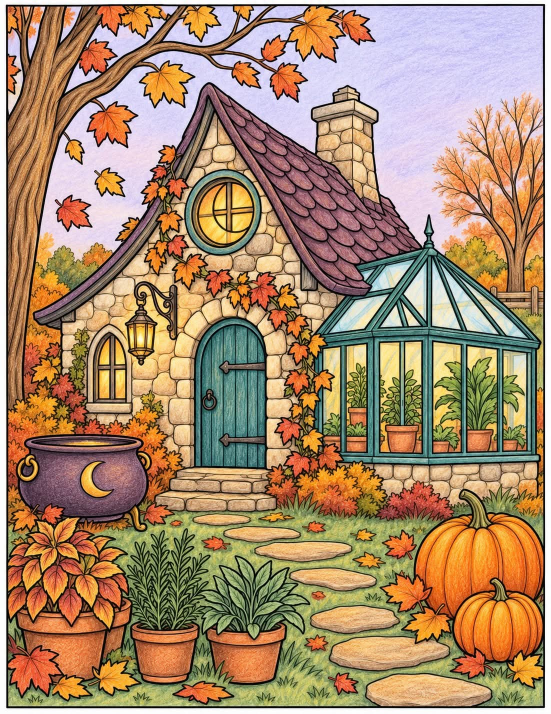
#> input picture platform/backend/tools/lineart_ai/test/cot0.jpg, 1102 x 1427 px (shown at 1/2 size); its folder holds only this picture in this run
$ python -i diamond_builder.py   (imports and definitions only)   (older library calls are emulated)
#> lines starting #> are read from the running program, lines starting #| are printed output that depends on the picture
"""Diamond-painting engine — a completely different content type from colour-fill.

A diamond painting is a GRID of round beads; every cell is exactly one palette colour. So the
correct model is not line-art regions but:

    image -> detect bead pitch -> grid (cols x rows) -> one colour per cell -> quantise to a
    palette of N colours -> each cell carries its palette number.

The game: pick a colour, then tap/drag its cells — each places one round bead. Finish the grid and
you have the exact artwork. Deterministic and pixel-accurate, which is why it looks right where the
line-art engine cannot.

Outputs: grid + palette (JSON), a finished bead render, and the numbered blank canvas.
"""
from __future__ import annotations

import cv2
import numpy as np

MIN_PITCH, MAX_PITCH = 6, 44        # plausible bead spacing in source pixels


# ── grid detection ────────────────────────────────────────────────────────────
def detect_pitch(img: np.ndarray) -> int:
    """Estimate bead spacing (px) from the repeating structure, via autocorrelation of the
    edge profile in both axes. Works when the source is an already-beaded render."""
    g = cv2.cvtColor(img, cv2.COLOR_BGR2GRAY).astype(np.float32)
    best = []
    for axis in (0, 1):
        d = cv2.Sobel(g, cv2.CV_32F, 1 - axis, axis, ksize=3)
        prof = np.abs(d).mean(axis=axis)
        prof = prof - prof.mean()
        ac = np.correlate(prof, prof, mode="full")[len(prof) - 1:]
        seg = ac[MIN_PITCH:MAX_PITCH]
        if seg.size:
            best.append(int(np.argmax(seg)) + MIN_PITCH)
    return int(round(float(np.median(best)))) if best else 14


def _cell_colours(img: np.ndarray, cols: int, rows: int) -> np.ndarray:
    """Median colour of each cell's centre (ignores bead gaps and specular highlights)."""
    h, w = img.shape[:2]
    out = np.zeros((rows, cols, 3), np.float32)
    xs = np.linspace(0, w, cols + 1).astype(int)
    ys = np.linspace(0, h, rows + 1).astype(int)
    for r in range(rows):
        y0, y1 = ys[r], ys[r + 1]
        cy0, cy1 = y0 + (y1 - y0) // 4, y1 - (y1 - y0) // 4          # central 50 %
        for c in range(cols):
            x0, x1 = xs[c], xs[c + 1]
            cx0, cx1 = x0 + (x1 - x0) // 4, x1 - (x1 - x0) // 4
            patch = img[max(cy0, y0):max(cy1, cy0 + 1), max(cx0, x0):max(cx1, cx0 + 1)]
            if patch.size == 0:
                patch = img[y0:max(y1, y0 + 1), x0:max(x1, x0 + 1)]
            out[r, c] = np.median(patch.reshape(-1, 3), axis=0)
    return out


def build(img: np.ndarray, cols: int | None = None, k: int = 32) -> dict:
    """Return {cols, rows, pitch, grid (rows x cols palette indices), palette [[B,G,R]…]}."""
    h, w = img.shape[:2]
    pitch = detect_pitch(img)
    if cols is None:
        cols = max(20, min(220, int(round(w / max(pitch, 1)))))
    rows = max(1, int(round(cols * h / w)))
    cells = _cell_colours(img, cols, rows)

    flat = cells.reshape(-1, 3).astype(np.float32)
    k = int(max(2, min(k, len(np.unique(flat, axis=0)))))
    crit = (cv2.TERM_CRITERIA_EPS + cv2.TERM_CRITERIA_MAX_ITER, 30, 0.5)
    _, labels, centres = cv2.kmeans(flat, k, None, crit, 4, cv2.KMEANS_PP_CENTERS)
    grid = labels.reshape(rows, cols).astype(np.int32)
    palette = np.clip(centres, 0, 255).astype(np.uint8)

    # order palette dark -> light so numbering feels natural, remap the grid to match
    order = np.argsort(palette.astype(np.int32).sum(axis=1))
    remap = np.zeros(len(order), np.int32)
    remap[order] = np.arange(len(order))
    return {"cols": cols, "rows": rows, "pitch": pitch,
            "grid": remap[grid], "palette": palette[order]}


# ── rendering ─────────────────────────────────────────────────────────────────
# [63 lines left out: functions _bead_sprite, render_beads, render_canvas, to_json, play_page, not called in this run]


_PLAY_HTML = r"""<!doctype html>
<html lang="en"><head><meta charset="utf-8"/>
<meta name="viewport" content="width=device-width,initial-scale=1,maximum-scale=1,user-scalable=no"/>
<title>__TITLE__ — ColorForge Diamond</title>
<style>
 *{box-sizing:border-box;-webkit-tap-highlight-color:transparent}
 html,body{margin:0;height:100%;overflow:hidden;background:#17161a;color:#F0ECE4;
   font-family:system-ui,-apple-system,"Segoe UI",Roboto,sans-serif;touch-action:none;user-select:none}
 #top{position:fixed;top:0;left:0;right:0;padding:10px 14px;display:flex;align-items:center;gap:11px;
   background:linear-gradient(#17161af2,#17161a00);z-index:5}
 #ttl{font-weight:750;font-size:14px;max-width:34vw;white-space:nowrap;overflow:hidden;text-overflow:ellipsis}
 #prog{flex:1;height:8px;border-radius:20px;background:#ffffff18;overflow:hidden;position:relative}
 #prog i{display:block;height:100%;width:0;border-radius:20px;
   background:linear-gradient(90deg,#7CC7FF,#C9A0FF,#FFD36E);transition:width .3s cubic-bezier(.2,.7,.2,1)}
 #pct{font-size:12.5px;font-weight:800;font-variant-numeric:tabular-nums;color:#D8D2C7;min-width:36px;text-align:right}
 .tb{width:34px;height:34px;border-radius:10px;border:1px solid #ffffff22;background:#ffffff12;color:#E8E2D8;
   display:grid;place-items:center;cursor:pointer;font-size:15px}
 canvas{position:absolute;inset:0;width:100%;height:100%;display:block}
 #pal{position:fixed;left:0;right:0;bottom:0;display:flex;gap:9px;padding:14px 12px 18px;overflow-x:auto;
   background:linear-gradient(#17161a00,#17161ae8 34%);z-index:5;scrollbar-width:none}
 #pal::-webkit-scrollbar{display:none}
 .sw{flex:none;width:58px;height:68px;border-radius:15px;border:2px solid #ffffff1f;background:#25232a;
   display:flex;flex-direction:column;align-items:center;justify-content:center;gap:3px;cursor:pointer;transition:.16s}
 .sw.on{border-color:#fff;transform:translateY(-8px) scale(1.04);box-shadow:0 8px 22px #000a}
 .sw .dot{width:28px;height:28px;border-radius:50%;position:relative;
   box-shadow:inset -3px -4px 6px #0007, inset 3px 4px 7px #ffffffaa, 0 1px 3px #0006}
 .sw .dot::after{content:"";position:absolute;left:22%;top:18%;width:26%;height:26%;border-radius:50%;background:#fff9}
 .sw .n{font-size:11.5px;font-weight:850;font-variant-numeric:tabular-nums}
 .sw .left{font-size:10px;color:#B4ADA1;font-variant-numeric:tabular-nums}
 .sw.done{opacity:.32}.sw.done .left::after{content:" ✓"}
 #hint{position:fixed;left:50%;transform:translateX(-50%);bottom:104px;background:#000000c4;padding:8px 15px;
   border-radius:22px;font-size:12.5px;font-weight:600;z-index:6;pointer-events:none;transition:.3s;opacity:0}
 #hint.on{opacity:1}
 #done{position:fixed;inset:0;display:none;place-items:center;background:#17161ae8;z-index:9;text-align:center}
 #done.on{display:grid} #done h2{font-size:28px;margin:0 0 6px}#done p{color:#B4ADA1;margin:0}
</style></head><body>
<div id="top"><div id="ttl">__TITLE__</div><div id="prog"><i id="pi"></i></div><div id="pct">0%</div>
  <button class="tb" id="snd" title="Sound">🔊</button><button class="tb" id="fitb" title="Fit">⤢</button></div>
<canvas id="cv"></canvas>
<div id="hint"></div>
<div id="pal"></div>
<div id="done"><div><h2>✨ Finished!</h2><p>Every diamond placed — the picture is complete.</p></div></div>
<script>
const D=__DATA__;
const COLS=D.cols,ROWS=D.rows,PAL=D.palette,N=COLS*ROWS,CS=26;      // CS = board render size per cell
const PAPER='#EFE9DD', INK='rgba(64,56,46,.66)';
const grid=new Int16Array(N); for(let r=0;r<ROWS;r++)for(let c=0;c<COLS;c++)grid[r*COLS+c]=D.grid[r][c]-1;
const filled=new Uint8Array(N);
const total=new Int32Array(PAL.length), left=new Int32Array(PAL.length);
for(let i=0;i<N;i++){total[grid[i]]++;left[grid[i]]++;}
let sel=0, placed=0;
const RGB=PAL.map(h=>[parseInt(h.slice(1,3),16),parseInt(h.slice(3,5),16),parseInt(h.slice(5,7),16)]);
const cv=document.getElementById('cv'), ctx=cv.getContext('2d',{alpha:false});
const board=document.createElement('canvas'); board.width=COLS*CS; board.height=ROWS*CS;
const bx=board.getContext('2d');
let DPR=Math.min(devicePixelRatio||1,2),W=0,H=0,scale=1,ox=0,oy=0;
const pops=[],glints=[];

function sh(g,d){const c=RGB[g];const f=v=>Math.max(0,Math.min(255,v+d));return `rgb(${f(c[0])},${f(c[1])},${f(c[2])})`;}
function rr(x,y,w,h,r){bx.beginPath();bx.moveTo(x+r,y);bx.arcTo(x+w,y,x+w,y+h,r);bx.arcTo(x+w,y+h,x,y+h,r);
  bx.arcTo(x,y+h,x,y,r);bx.arcTo(x,y,x+w,y,r);bx.closePath();}

/* one bead, drawn into any 2d context */
function bead(g2,x,y,s,gi,a){
  const r=s/2, cx=x+r, cy=y+r;
  g2.save(); if(a!==undefined)g2.globalAlpha=a;
  const grd=g2.createRadialGradient(cx-r*0.32,cy-r*0.36,r*0.10,cx,cy,r*1.02);
  grd.addColorStop(0,sh(gi,62)); grd.addColorStop(.45,PAL[gi]); grd.addColorStop(1,sh(gi,-42));
  g2.fillStyle=grd; g2.beginPath(); g2.arc(cx,cy,r*0.93,0,7); g2.fill();
  g2.strokeStyle='rgba(0,0,0,.16)'; g2.lineWidth=Math.max(.6,s*.035); g2.stroke();
  g2.fillStyle='rgba(255,255,255,.72)';                       // specular
  g2.beginPath(); g2.ellipse(cx-r*0.30,cy-r*0.34,r*0.20,r*0.15,-0.6,0,7); g2.fill();
  g2.fillStyle='rgba(255,255,255,.28)';
  g2.beginPath(); g2.arc(cx+r*0.30,cy+r*0.32,r*0.11,0,7); g2.fill();
  g2.restore();
}
function socket(x,y,gi){                                       // empty bead slot on the canvas
  const s=CS, r=s/2, cx=x+r, cy=y+r, isSel=gi===sel;
  bx.fillStyle=PAPER; bx.fillRect(x,y,s,s);
  bx.globalAlpha=isSel?0.42:0.17; bx.fillStyle=PAL[gi];        // faint tint -> picture shows through
  rr(x+1,y+1,s-2,s-2,s*0.3); bx.fill(); bx.globalAlpha=1;
  bx.strokeStyle=isSel?PAL[gi]:'rgba(70,60,48,.16)';           // the round socket ring
  bx.lineWidth=isSel?2.4:1; bx.beginPath(); bx.arc(cx,cy,r*0.62,0,7); bx.stroke();
  if(isSel){bx.strokeStyle='rgba(255,255,255,.55)';bx.lineWidth=1;bx.beginPath();bx.arc(cx,cy,r*0.62,0,7);bx.stroke();}
  bx.fillStyle=isSel?'#2A241C':INK;
  bx.font=`${isSel?800:700} ${Math.round(s*0.4)}px system-ui`;
  bx.textAlign='center'; bx.textBaseline='middle'; bx.fillText(gi+1,cx,cy+s*0.02);
}
function paintCell(c,r){const i=r*COLS+c,x=c*CS,y=r*CS;
  bx.clearRect(x,y,CS,CS); if(filled[i])
    {bx.fillStyle=PAPER;bx.fillRect(x,y,CS,CS);bead(bx,x,y,CS,grid[i]);} else socket(x,y,grid[i]);}
function paintBoard(){for(let r=0;r<ROWS;r++)for(let c=0;c<COLS;c++)paintCell(c,r);}

function resize(){W=cv.clientWidth;H=cv.clientHeight;cv.width=W*DPR;cv.height=H*DPR;
  ctx.setTransform(DPR,0,0,DPR,0,0);fit();}
function fit(){const s=Math.min(W/COLS,(H-186)/ROWS);scale=s;ox=(W-COLS*s)/2;oy=(H-186-ROWS*s)/2+62;}

function frame(t){
  ctx.fillStyle='#17161a';ctx.fillRect(0,0,W,H);
  ctx.save();
  ctx.shadowColor='rgba(0,0,0,.55)';ctx.shadowBlur=26;ctx.fillStyle=PAPER;
  ctx.fillRect(ox,oy,COLS*scale,ROWS*scale);ctx.restore();
  ctx.imageSmoothingEnabled=true;
  ctx.drawImage(board,ox,oy,COLS*scale,ROWS*scale);
  /* pop-in animations */
  for(let k=pops.length-1;k>=0;k--){const p=pops[k],e=(t-p.t)/300;
    if(e>=1){pops.splice(k,1);continue;}
    const x=ox+p.c*scale,y=oy+p.r*scale;
    const k2=e<.45?1.6*Math.sin(e/.45*1.57):1+0.22*Math.cos((e-.45)/.55*3.14);
    const s2=scale*Math.max(.2,k2), d=(s2-scale)/2;
    ctx.save();ctx.globalAlpha=1;bead(ctx,x-d,y-d,s2,p.g);ctx.restore();
    ctx.save();ctx.globalAlpha=(1-e)*.55;ctx.strokeStyle='#fff';ctx.lineWidth=2;
    ctx.beginPath();ctx.arc(x+scale/2,y+scale/2,scale*(.5+e*1.3),0,7);ctx.stroke();ctx.restore();
    ctx.save();ctx.globalAlpha=(1-e);star(ctx,x+scale/2,y+scale/2,scale*(.5+e*.7));ctx.restore();
  }
  /* idle sparkle on placed diamonds — the glow */
  if(placed>0&&Math.random()<.16){const tries=6;
    for(let q=0;q<tries;q++){const c=(Math.random()*COLS)|0,r=(Math.random()*ROWS)|0;
      if(filled[r*COLS+c]){const x=ox+c*scale,y=oy+r*scale;
        if(x>-scale&&y>-scale&&x<W&&y<H){glints.push({c,r,t});} break;}}}
  for(let k=glints.length-1;k>=0;k--){const gl=glints[k],e=(t-gl.t)/620;
    if(e>=1){glints.splice(k,1);continue;}
    const a=Math.sin(e*3.14);
    ctx.save();ctx.globalAlpha=a*.95;
    star(ctx,ox+gl.c*scale+scale/2,oy+gl.r*scale+scale/2,scale*(.55+a*.55));ctx.restore();
  }
  requestAnimationFrame(frame);
}
function star(g2,x,y,r){                                        /* 4-point sparkle */
  g2.fillStyle='#fff';g2.beginPath();
  g2.moveTo(x,y-r);g2.quadraticCurveTo(x+r*.14,y-r*.14,x+r,y);
  g2.quadraticCurveTo(x+r*.14,y+r*.14,x,y+r);g2.quadraticCurveTo(x-r*.14,y+r*.14,x-r,y);
  g2.quadraticCurveTo(x-r*.14,y-r*.14,x,y-r);g2.fill();
}

/* ---- sound (synthesised, no files) ---- */
let AC=null,muted=false;
function tone(f,dur,type,vol){ if(muted)return;
  try{AC=AC||new (window.AudioContext||window.webkitAudioContext)();
    const o=AC.createOscillator(),g=AC.createGain();o.type=type||'triangle';o.frequency.value=f;
    g.gain.setValueAtTime(0,AC.currentTime);g.gain.linearRampToValueAtTime(vol||.05,AC.currentTime+.006);
    g.gain.exponentialRampToValueAtTime(.0001,AC.currentTime+(dur||.09));
    o.connect(g);g.connect(AC.destination);o.start();o.stop(AC.currentTime+(dur||.09)+.03);}catch(e){}}
function plink(){tone(880+Math.random()*260,.08,'triangle',.045);}
function chime(){[660,880,1320].forEach((f,i)=>setTimeout(()=>tone(f,.22,'sine',.05),i*90));}

function place(c,r){
  const i=r*COLS+c; filled[i]=1;placed++;left[sel]--;
  paintCell(c,r); pops.push({c,r,g:sel,t:performance.now()}); plink();
}
function paintAt(px,py,tapped){
  const c=Math.floor((px-ox)/scale),r=Math.floor((py-oy)/scale);
  if(c<0||r<0||c>=COLS||r>=ROWS)return false;
  const i=r*COLS+c; if(filled[i])return false;
  if(grid[i]!==sel){if(tapped)flash('That one is colour '+(grid[i]+1));return false;}
  place(c,r);return true;
}
let hintT=null;
function flash(m){const h=document.getElementById('hint');h.textContent=m;h.classList.add('on');
  clearTimeout(hintT);hintT=setTimeout(()=>h.classList.remove('on'),1200);}
function progress(){
  document.getElementById('pi').style.width=(placed/N*100)+'%';
  document.getElementById('pct').textContent=Math.round(placed/N*100)+'%';
  [...document.querySelectorAll('.sw')].forEach((b,i)=>{
    b.querySelector('.left').textContent=left[i]>0?left[i]:'done';b.classList.toggle('done',left[i]===0);});
  if(left[sel]===0){const nxt=left.findIndex(v=>v>0);
    if(nxt>=0){chime();pick(nxt);flash('Colour '+(nxt+1)+' next');}}
  if(placed===N){chime();document.getElementById('done').classList.add('on');}
}
function pick(i){sel=i;[...document.querySelectorAll('.sw')].forEach((b,k)=>b.classList.toggle('on',k===i));paintBoard();}
function buildPal(){
  document.getElementById('pal').innerHTML=PAL.map((hex,i)=>
    `<div class="sw ${i===0?'on':''}" data-i="${i}"><div class="dot" style="background:${hex}"></div>
     <div class="n">${i+1}</div><div class="left">${total[i]}</div></div>`).join('');
  [...document.querySelectorAll('.sw')].forEach(b=>b.onclick=()=>{pick(+b.dataset.i);tone(520,.06,'sine',.04);});
}
/* ---- input: 1 finger paints, 2 fingers pan+zoom, wheel zooms ---- */
let pts=new Map(),painting=false,lastD=0,lastMid=null;
cv.addEventListener('pointerdown',e=>{cv.setPointerCapture(e.pointerId);pts.set(e.pointerId,{x:e.clientX,y:e.clientY});
  if(pts.size===1){painting=true;if(paintAt(e.clientX,e.clientY,true))progress();}
  else{painting=false;lastD=0;lastMid=null;}});
cv.addEventListener('pointermove',e=>{
  if(!pts.has(e.pointerId))return;pts.set(e.pointerId,{x:e.clientX,y:e.clientY});
  if(pts.size===1&&painting){if(paintAt(e.clientX,e.clientY,false))progress();return;}
  if(pts.size===2){const [a,b]=[...pts.values()];
    const d=Math.hypot(a.x-b.x,a.y-b.y),mid={x:(a.x+b.x)/2,y:(a.y+b.y)/2};
    if(lastD){const k=d/lastD,ns=Math.max(2,Math.min(70,scale*k));
      ox=mid.x-(mid.x-ox)*(ns/scale);oy=mid.y-(mid.y-oy)*(ns/scale);scale=ns;}
    if(lastMid){ox+=mid.x-lastMid.x;oy+=mid.y-lastMid.y;}
    lastD=d;lastMid=mid;}});
function up(e){pts.delete(e.pointerId);if(pts.size<2){lastD=0;lastMid=null;}if(pts.size===0)painting=false;}
cv.addEventListener('pointerup',up);cv.addEventListener('pointercancel',up);
cv.addEventListener('wheel',e=>{e.preventDefault();const k=e.deltaY<0?1.12:1/1.12,ns=Math.max(2,Math.min(70,scale*k));
  ox=e.clientX-(e.clientX-ox)*(ns/scale);oy=e.clientY-(e.clientY-oy)*(ns/scale);scale=ns;},{passive:false});
document.getElementById('snd').onclick=e=>{muted=!muted;e.target.textContent=muted?'🔇':'🔊';if(!muted)tone(700,.07,'sine',.05);};
document.getElementById('fitb').onclick=()=>fit();
addEventListener('resize',resize);
buildPal();paintBoard();resize();progress();requestAnimationFrame(frame);
flash('Pick a colour, then tap or drag its diamonds');
</script></body></html>
"""

>>> import cv2
>>> picture = cv2.imread('tools/lineart_ai/test/cot0.jpg')
#> picture is the input picture: shape (1427, 1102, 3); mean B, G, R 108.9, 138.5, 168.1
>>> result = build(picture)
#> in detect_pitch, `g = cv2.cvtColor(img, cv2.COLOR_BGR2GRAY).astype(np.float32)`:
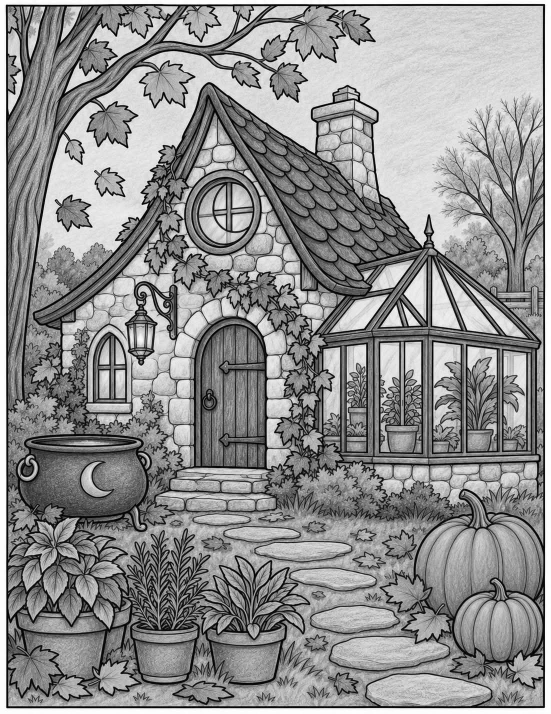
#> g: shape (1427, 1102) float32 (shown at 1/2 size); min 0, max 255, mean 144
#> the loop in detect_pitch, `for axis in (0, 1):` made 2 passes
#> pass 1, in detect_pitch, `d = cv2.Sobel(g, cv2.CV_32F, 1 - axis, axis, ksize=3)`:
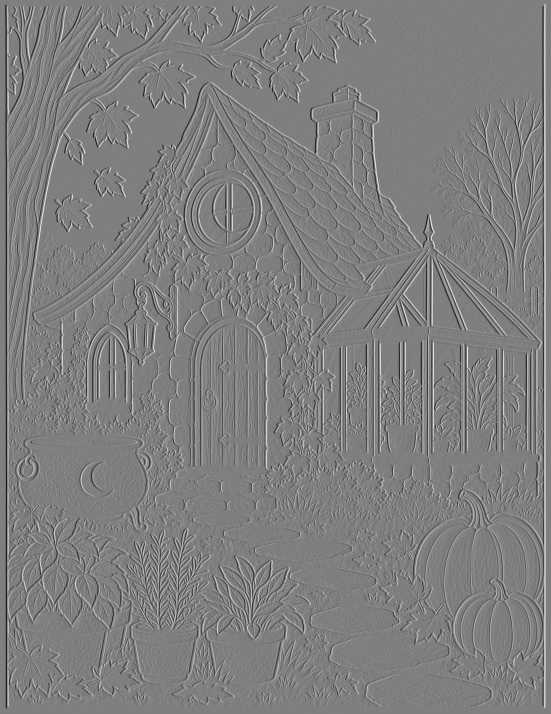
#> d: shape (1427, 1102) float32 (shown at 1/2 size); min -1016, max 1020, mean 0; drawn with min black and max white
#> pass 2, in detect_pitch, `d = cv2.Sobel(g, cv2.CV_32F, 1 - axis, axis, ksize=3)`:
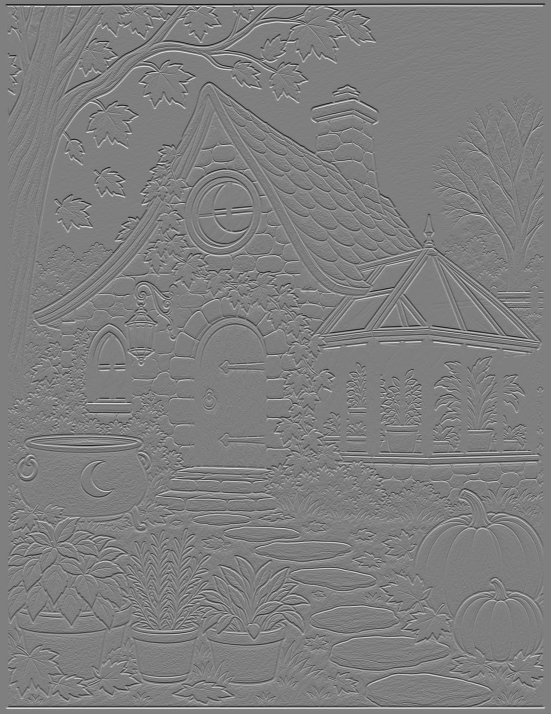
#> d: shape (1427, 1102) float32 (shown at 1/2 size); min -1014, max 1019, mean 0; drawn with min black and max white
#> after the loop in detect_pitch, `for axis in (0, 1):`: best = [17, 23]
#> in build, `pitch = detect_pitch(img)`: pitch = 20
#> in build, `cols = max(20, min(220, int(round(w / max(pitch, 1)))))`: cols = 55
#> in build, `rows = max(1, int(round(cols * h / w)))`: rows = 71
#> in _cell_colours, `xs = np.linspace(0, w, cols + 1).astype(int)`: xs = 56 values from 0 to 1102
#> in _cell_colours, `ys = np.linspace(0, h, rows + 1).astype(int)`: ys = 72 values from 0 to 1427
#> the loop in _cell_colours, `for r in range(rows):` made 71 passes
#> (y0, y1, cy0, cy1) on passes 1 to 8: (0, 20, 5, 15), (20, 40, 25, 35), (40, 60, 45, 55), (60, 80, 65, 75), (80, 100, 85, 95), (100, 120, 105, 115), (120, 140, 125, 135), (140, 160, 145, 155)
#> after the loop in _cell_colours, `for r in range(rows):`:
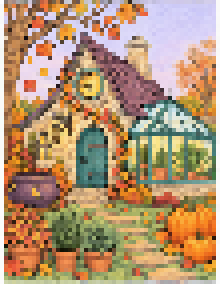
#> out: shape (71, 55, 3) float32 (shown 4 times larger); mean of channels 0, 1, 2 115.4, 147.4, 177.9; drawn as B, G, R
#> in build, `k = int(max(2, min(k, len(np.unique(flat, axis=0)))))`: k = 32
#> in build, `_, labels, centres = cv2.kmeans(flat, k, None, crit, 4, cv2.KMEANS_PP_..`: labels = 3905 values, max 31 at index 4, min 0 at index 2, mean 13.34; centres = 32 rows, first 8: [113.3, 135, 176.6], [245.2, 209.7, 214.4], [39.94, 72.04, 108.9], [49.81, 162, 243.2], [63.47, 104.6, 141], [135.5, 186.2, 227.5], [136, 145.4, 99.27], [37.7, 127.4, 233.8]
#> in build, `grid = labels.reshape(rows, cols).astype(np.int32)`:
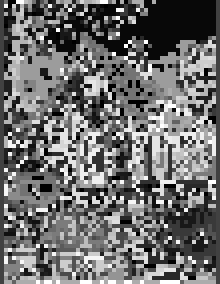
#> grid: shape (71, 55) int32 (shown 4 times larger); min 0, max 31, mean 13.3; drawn with min black and max white
#> in build, `palette = np.clip(centres, 0, 255).astype(np.uint8)`: palette = 32 rows, first 8: [113, 135, 176], [245, 209, 214], [39, 72, 108], [49, 161, 243], [63, 104, 141], [135, 186, 227], [135, 145, 99], [37, 127, 233]
#> in build, `order = np.argsort(palette.astype(np.int32).sum(axis=1))`: order = 32 values, max 31 at index 23, min 0 at index 18, mean 15.5
#> in build, `remap = np.zeros(len(order), np.int32)`: remap = 32 values from 0 to 0
#> result = 5 items

$ run again, on platform/backend/tools/lineart_ai/test/cot1.jpg
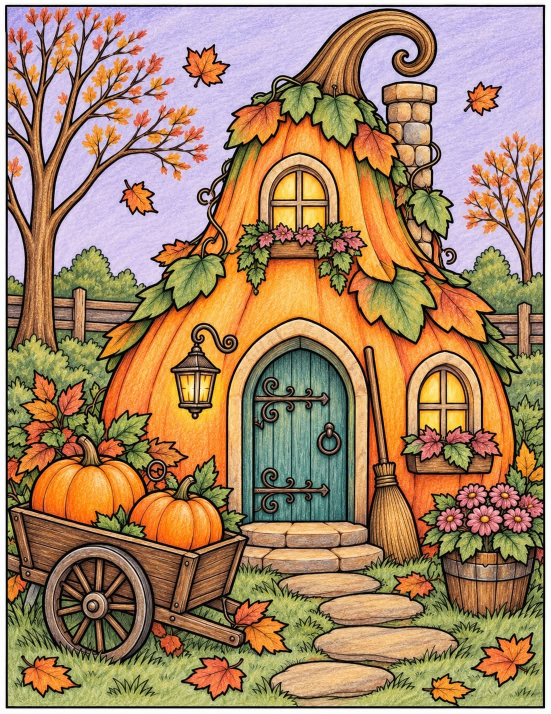
#> input picture platform/backend/tools/lineart_ai/test/cot1.jpg, 1102 x 1427 px (shown at 1/2 size)
#> picture is the input picture: shape (1427, 1102, 3); mean B, G, R 104.2, 135, 166.4
#> after the loop in detect_pitch, `for axis in (0, 1):`: best = [29, 20]
#> pitch = 24
#> cols = 46
#> rows = 60
#> xs = 47 values from 0 to 1102
#> ys = 61 values from 0 to 1427
#> the loop in _cell_colours, `for r in range(rows):` made 60 passes
#> (y0, y1, cy0, cy1) on passes 1 to 8: (0, 23, 5, 18), (23, 47, 29, 41), (47, 71, 53, 65), (71, 95, 77, 89), (95, 118, 100, 113), (118, 142, 124, 136), (142, 166, 148, 160), (166, 190, 172, 184)
#> after the loop in _cell_colours, `for r in range(rows):`:
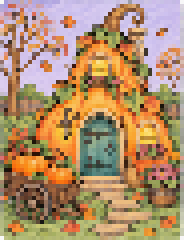
#> out: shape (60, 46, 3) float32 (shown 4 times larger); mean of channels 0, 1, 2 107.1, 141.7, 175.1; drawn as B, G, R
#> flat = 2760 rows, first 8: [242, 246, 246], [217.5, 154.5, 163.5], [210, 166, 185], [206, 169, 177], [215, 165, 175], [166.5, 168, 198], [226, 174, 179], [158, 160, 211.5]
#> k = 32
#> labels = 2760 values, max 31 at index 234, min 0 at index 531, mean 14.73; centres = 32 rows, first 8: [81.38, 190.4, 248.4], [98.05, 121.9, 156], [232.7, 192.3, 205.3], [37.26, 55.64, 65.03], [44.55, 143.1, 244.4], [125.4, 166.2, 216.9], [48.49, 77.11, 118.3], [84.64, 137.9, 127.8]
#> in build, `grid = labels.reshape(rows, cols).astype(np.int32)`:
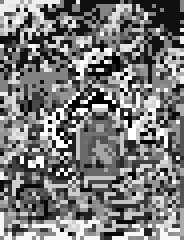
#> grid: shape (60, 46) int32 (shown 4 times larger); min 0, max 31, mean 14.7; drawn with min black and max white
#> palette = 32 rows, first 8: [81, 190, 248], [98, 121, 155], [232, 192, 205], [37, 55, 65], [44, 143, 244], [125, 166, 216], [48, 77, 118], [84, 137, 127]
#> order = 32 values, max 31 at index 23, min 0 at index 26, mean 15.5
#> remap = 32 values from 0 to 0
#> result = 5 items
